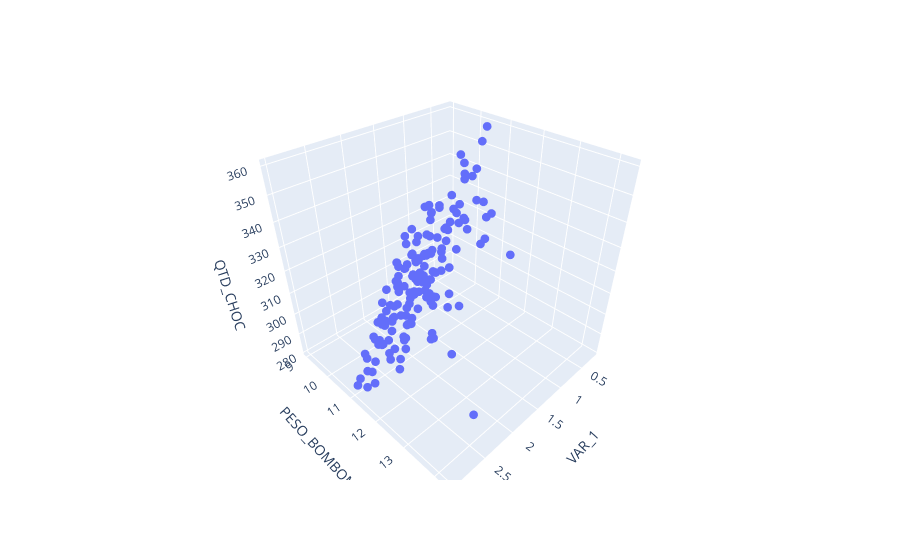

Here is the notebook cell this chart was saved with:
### Code cell
fig = px.scatter_3d(data_hot[data_hot['VAR_2_A'] == 1], x='VAR_1', y='PESO_BOMBOM', z='QTD_CHOC')
fig.update_traces(marker=dict(size=3))
fig.show()

### Figure 1 — Plotly figure (JSON) as saved in the notebook; plotly's stock layout.template omitted (floating-point values rounded to 4 significant figures; data arrays with more than 128 entries replaced by an {"elided": "..."} marker saying what was removed)
{"data": [{"hovertemplate": "VAR_1=%{x}<br>PESO_BOMBOM=%{y}<br>QTD_CHOC=%{z}<extra></extra>", "legendgroup": "", "marker": {"color": "#636efa", "size": 3, "symbol": "circle"}, "mode": "markers", "name": "", "scene": "scene", "showlegend": false, "type": "scatter3d", "x": {"elided": "158 float values"}, "y": {"elided": "158 float values"}, "z": {"elided": "158 float values"}}], "layout": {"legend": {"tracegroupgap": 0}, "margin": {"t": 60}, "scene": {"domain": {"x": [0, 1], "y": [0, 1]}, "xaxis": {"title": {"text": "VAR_1"}}, "yaxis": {"title": {"text": "PESO_BOMBOM"}}, "zaxis": {"title": {"text": "QTD_CHOC"}}}}}
